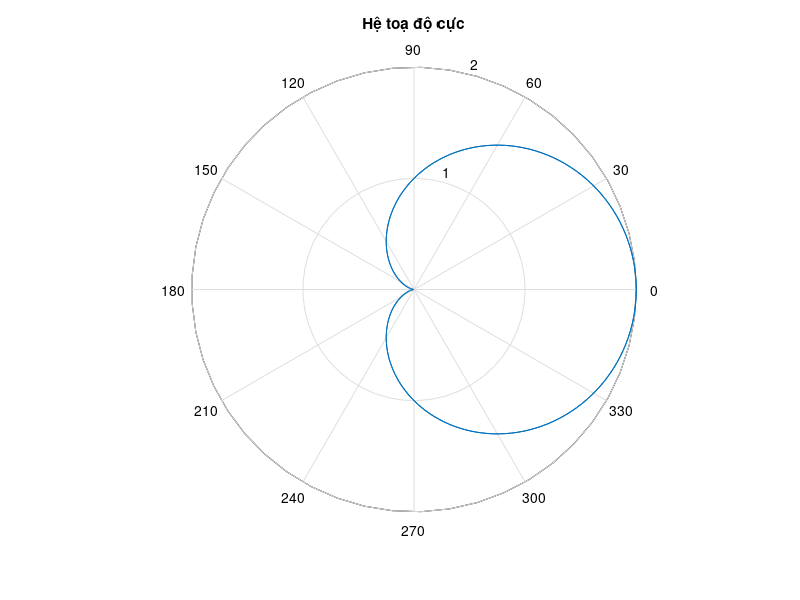

Source code (MATLAB):
figure('Name', 'Bài tập 6c', 'NumberTitle', 'off')

theta = -2*pi:pi/100:2*pi;
r = 1 + cos(theta);
polar(theta, r)
title('Hệ toạ độ cực')
